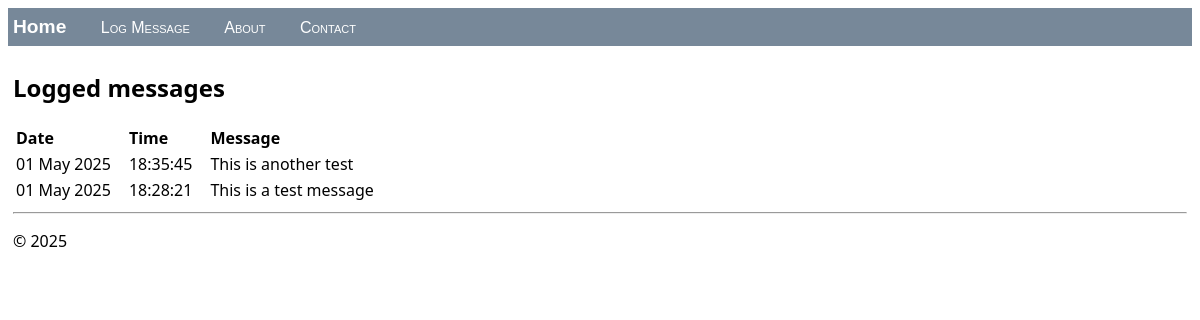
The page / on the database its author committed.
### hello/models.py (models this page shows, shortened)
class LogMessage(models.Model):
    message = models.CharField(max_length=300)
    log_date = models.DateTimeField("date logged")

### hello/views.py (the view)
class HomeListView(ListView):
    model = LogMessage
    def get_context_data(self, **kwargs):
        context = super(HomeListView, self).get_context_data(**kwargs)
        return context

### hello/templates/hello/home.html (shortened to what this page needs)
{% extends "hello/layout.html" %}
{% block content %}
    <h2>Logged messages</h2>
    {% if message_list %}
        <table class="message_list">
            <thead>
            <tr>
                <th>Date</th>
                <th>Time</th>
                <th>Message</th>
            </tr>
            </thead>
            <tbody>
            {% for message in message_list %}
                <tr>
                    <td>{{ message.log_date | date:'d M Y' }}</td>
                    <td>{{ message.log_date | time:'H:i:s' }}</td>
                    <td>
                        {{ message.message }}
                    </td>
                </tr>
            {% endfor %}
            </tbody>
        </table>
    {% else %}
        <p>No messages have been logged. Use the <a href="{% url 'log' %}">Log Message form</a>.</p>
    {% endif %}
{% endblock %}

### hello/static/hello/site.css (style rules this page uses)
.message_list th,td { text-align: left; padding-right: 15px; }

### rows shown on the page
LogMessage: log_date "01 May 2025", log_date "18:35:45", message "This is another test"
LogMessage: log_date "01 May 2025", log_date "18:28:21", message "This is a test message"
